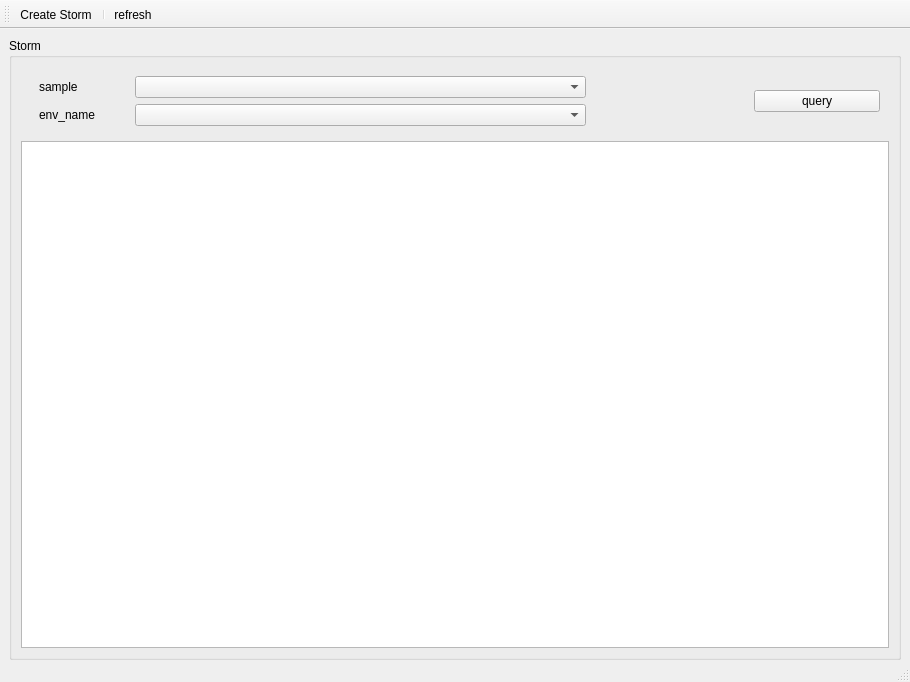
<?xml version="1.0" encoding="UTF-8"?>
<ui version="4.0">
 <class>MainWindow</class>
 <widget class="QMainWindow" name="MainWindow">
  <property name="geometry">
   <rect>
    <x>0</x>
    <y>0</y>
    <width>910</width>
    <height>682</height>
   </rect>
  </property>
  <property name="windowTitle">
   <string>Storm Manage</string>
  </property>
  <widget class="QWidget" name="centralwidget">
   <layout class="QGridLayout" name="gridLayout">
    <property name="bottomMargin">
     <number>0</number>
    </property>
    <item row="0" column="0">
     <widget class="QGroupBox" name="groupBox">
      <property name="title">
       <string>Storm</string>
      </property>
      <layout class="QGridLayout" name="gridLayout_2" rowstretch="1,10">
       <item row="0" column="0">
        <widget class="QWidget" name="widget" native="true">
         <layout class="QHBoxLayout" name="horizontalLayout_2" stretch="5,1">
          <property name="leftMargin">
           <number>0</number>
          </property>
          <property name="topMargin">
           <number>0</number>
          </property>
          <property name="rightMargin">
           <number>0</number>
          </property>
          <property name="bottomMargin">
           <number>0</number>
          </property>
          <item>
           <widget class="QWidget" name="widget_11" native="true">
            <layout class="QGridLayout" name="gridLayout_3">
             <item row="0" column="0">
              <widget class="QWidget" name="widget_3" native="true">
               <layout class="QHBoxLayout" name="horizontalLayout_3" stretch="2,10,3">
                <property name="topMargin">
                 <number>0</number>
                </property>
                <property name="bottomMargin">
                 <number>0</number>
                </property>
                <item>
                 <widget class="QLabel" name="label">
                  <property name="text">
                   <string>sample</string>
                  </property>
                 </widget>
                </item>
                <item>
                 <widget class="SearchComboBox" name="SampleContent"/>
                </item>
                <item>
                 <spacer name="horizontalSpacer">
                  <property name="orientation">
                   <enum>Qt::Horizontal</enum>
                  </property>
                  <property name="sizeHint" stdset="0">
                   <size>
                    <width>95</width>
                    <height>20</height>
                   </size>
                  </property>
                 </spacer>
                </item>
               </layout>
              </widget>
             </item>
             <item row="1" column="0">
              <widget class="QWidget" name="widget_4" native="true">
               <layout class="QHBoxLayout" name="horizontalLayout" stretch="2,10,3">
                <property name="topMargin">
                 <number>0</number>
                </property>
                <property name="bottomMargin">
                 <number>0</number>
                </property>
                <item>
                 <widget class="QLabel" name="label_2">
                  <property name="text">
                   <string>env_name</string>
                  </property>
                 </widget>
                </item>
                <item>
                 <widget class="SearchComboBox" name="EnvContent"/>
                </item>
                <item>
                 <spacer name="horizontalSpacer_2">
                  <property name="orientation">
                   <enum>Qt::Horizontal</enum>
                  </property>
                  <property name="sizeHint" stdset="0">
                   <size>
                    <width>95</width>
                    <height>20</height>
                   </size>
                  </property>
                 </spacer>
                </item>
               </layout>
              </widget>
             </item>
            </layout>
           </widget>
          </item>
          <item>
           <widget class="QWidget" name="widget_10" native="true">
            <layout class="QVBoxLayout" name="verticalLayout_3">
             <item>
              <spacer name="verticalSpacer">
               <property name="orientation">
                <enum>Qt::Vertical</enum>
               </property>
               <property name="sizeHint" stdset="0">
                <size>
                 <width>20</width>
                 <height>18</height>
                </size>
               </property>
              </spacer>
             </item>
             <item>
              <widget class="QPushButton" name="queryButton">
               <property name="text">
                <string>query</string>
               </property>
              </widget>
             </item>
             <item>
              <spacer name="verticalSpacer_2">
               <property name="orientation">
                <enum>Qt::Vertical</enum>
               </property>
               <property name="sizeHint" stdset="0">
                <size>
                 <width>20</width>
                 <height>18</height>
                </size>
               </property>
              </spacer>
             </item>
            </layout>
           </widget>
          </item>
         </layout>
        </widget>
       </item>
       <item row="1" column="0">
        <widget class="QTableViewStormWidget" name="tableStormView"/>
       </item>
      </layout>
     </widget>
    </item>
   </layout>
  </widget>
  <widget class="QStatusBar" name="statusbar"/>
  <widget class="QToolBar" name="toolBar">
   <property name="windowTitle">
    <string>toolBar</string>
   </property>
   <attribute name="toolBarArea">
    <enum>TopToolBarArea</enum>
   </attribute>
   <attribute name="toolBarBreak">
    <bool>false</bool>
   </attribute>
   <addaction name="actionCreateStom"/>
   <addaction name="separator"/>
   <addaction name="actionRefresh"/>
  </widget>
  <action name="actionCreateStom">
   <property name="text">
    <string>Create Storm</string>
   </property>
  </action>
  <action name="actionRefresh">
   <property name="text">
    <string>refresh</string>
   </property>
  </action>
 </widget>
 <customwidgets>
  <customwidget>
   <class>QTableViewStormWidget</class>
   <extends>QTableView</extends>
   <header>.widgets.chip_manage_files.table_view_storm</header>
  </customwidget>
  <customwidget>
   <class>SearchComboBox</class>
   <extends>QComboBox</extends>
   <header>.widgets.combox_custom.combox_search</header>
  </customwidget>
 </customwidgets>
 <resources/>
 <connections>
  <connection>
   <sender>actionCreateStom</sender>
   <signal>triggered()</signal>
   <receiver>MainWindow</receiver>
   <slot>create_storm()</slot>
   <hints>
    <hint type="sourcelabel">
     <x>-1</x>
     <y>-1</y>
    </hint>
    <hint type="destinationlabel">
     <x>414</x>
     <y>314</y>
    </hint>
   </hints>
  </connection>
  <connection>
   <sender>queryButton</sender>
   <signal>clicked()</signal>
   <receiver>MainWindow</receiver>
   <slot>query_storm()</slot>
   <hints>
    <hint type="sourcelabel">
     <x>881</x>
     <y>120</y>
    </hint>
    <hint type="destinationlabel">
     <x>513</x>
     <y>323</y>
    </hint>
   </hints>
  </connection>
  <connection>
   <sender>actionRefresh</sender>
   <signal>triggered()</signal>
   <receiver>MainWindow</receiver>
   <slot>refresh()</slot>
   <hints>
    <hint type="sourcelabel">
     <x>-1</x>
     <y>-1</y>
    </hint>
    <hint type="destinationlabel">
     <x>541</x>
     <y>335</y>
    </hint>
   </hints>
  </connection>
  <connection>
   <sender>SampleContent</sender>
   <signal>currentTextChanged(QString)</signal>
   <receiver>MainWindow</receiver>
   <slot>sample_change()</slot>
   <hints>
    <hint type="sourcelabel">
     <x>206</x>
     <y>73</y>
    </hint>
    <hint type="destinationlabel">
     <x>541</x>
     <y>335</y>
    </hint>
   </hints>
  </connection>
 </connections>
 <slots>
  <slot>create_storm()</slot>
  <slot>query_storm()</slot>
  <slot>refresh()</slot>
  <slot>sample_change()</slot>
 </slots>
</ui>
